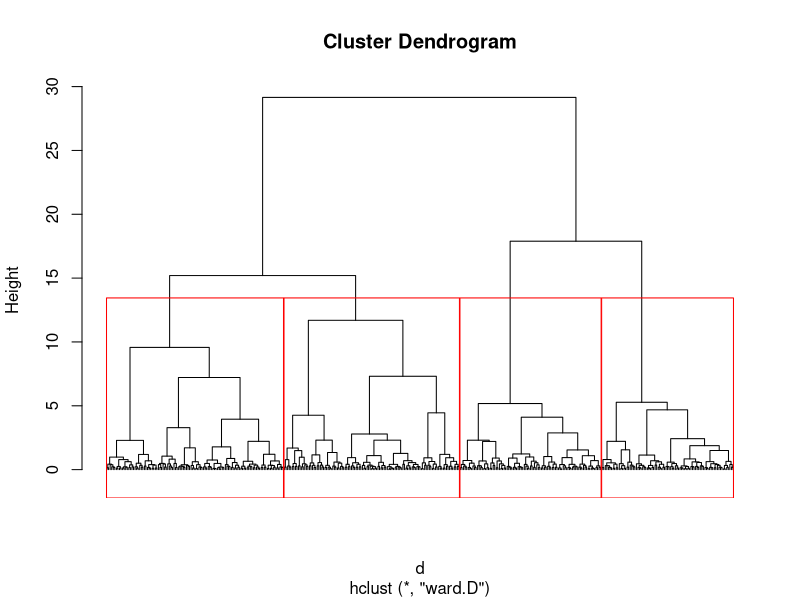

The R script that drew this image:
x<-read.csv("clusterInput.csv",header=TRUE)
a<-x$STG
b<-x$SCG
c<-x$STR
d<-x$LPR
e<-x$PEG
z<-data.frame(a,b,c,d,e)
d <- dist(z, method = "euclidean")
fit <- hclust(d, method="ward") 
plot(fit,labels=FALSE,hang=-1) 
groups <- cutree(fit, k=4) 
rect.hclust(fit, k=4, border="red")